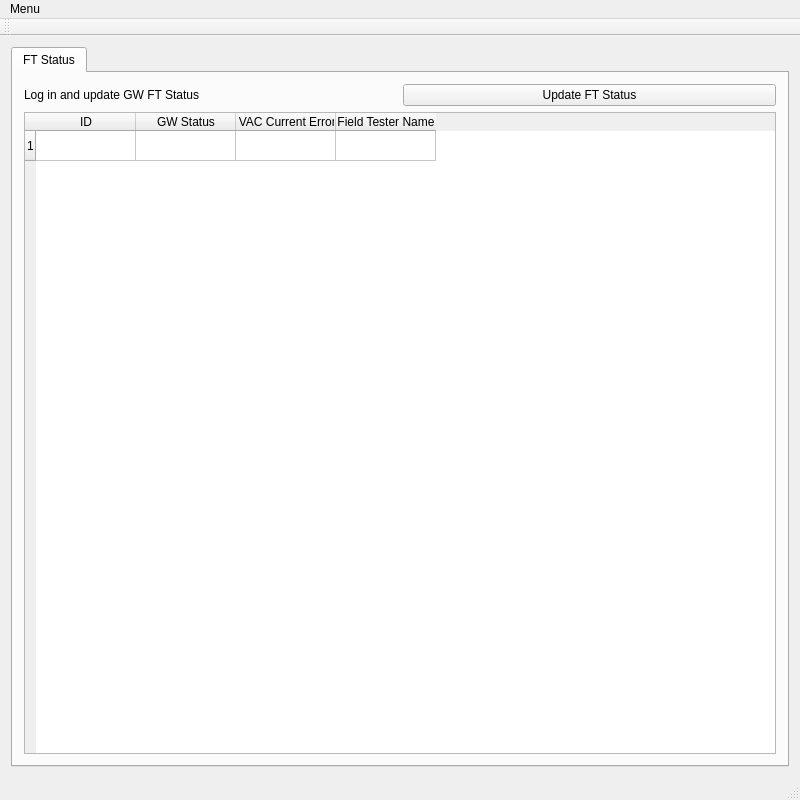
<?xml version="1.0" encoding="UTF-8"?>
<ui version="4.0">
 <class>MainWindow</class>
 <widget class="QMainWindow" name="MainWindow">
  <property name="geometry">
   <rect>
    <x>0</x>
    <y>0</y>
    <width>800</width>
    <height>800</height>
   </rect>
  </property>
  <property name="windowTitle">
   <string>MFH Field Test Monitor</string>
  </property>
  <widget class="QWidget" name="centralWidget">
   <layout class="QGridLayout" name="gridLayout">
    <item row="0" column="0">
     <widget class="QTabWidget" name="tabWidget">
      <property name="autoFillBackground">
       <bool>false</bool>
      </property>
      <property name="tabShape">
       <enum>QTabWidget::Rounded</enum>
      </property>
      <property name="currentIndex">
       <number>0</number>
      </property>
      <widget class="QWidget" name="tabFTStatus">
       <attribute name="title">
        <string>FT Status</string>
       </attribute>
       <layout class="QGridLayout" name="gridLayout_2">
        <item row="1" column="0" colspan="2">
         <widget class="QTableWidget" name="tableWidgetFTStatus">
          <property name="rowCount">
           <number>1</number>
          </property>
          <property name="columnCount">
           <number>4</number>
          </property>
          <row/>
          <column>
           <property name="text">
            <string>ID</string>
           </property>
          </column>
          <column>
           <property name="text">
            <string>GW Status</string>
           </property>
          </column>
          <column>
           <property name="text">
            <string>HVAC Current Errors</string>
           </property>
          </column>
          <column>
           <property name="text">
            <string>Field Tester Name</string>
           </property>
          </column>
         </widget>
        </item>
        <item row="0" column="0">
         <widget class="QLabel" name="labelConnectDescription">
          <property name="text">
           <string>Log in and update GW FT Status</string>
          </property>
         </widget>
        </item>
        <item row="0" column="1">
         <widget class="QPushButton" name="pushButtonUpdateFTStatus">
          <property name="text">
           <string>Update FT Status</string>
          </property>
         </widget>
        </item>
       </layout>
      </widget>
     </widget>
    </item>
   </layout>
  </widget>
  <widget class="QMenuBar" name="menuBar">
   <property name="geometry">
    <rect>
     <x>0</x>
     <y>0</y>
     <width>800</width>
     <height>21</height>
    </rect>
   </property>
   <widget class="QMenu" name="menustet">
    <property name="title">
     <string>Menu</string>
    </property>
    <addaction name="actionClose"/>
   </widget>
   <addaction name="menustet"/>
  </widget>
  <widget class="QToolBar" name="mainToolBar">
   <attribute name="toolBarArea">
    <enum>TopToolBarArea</enum>
   </attribute>
   <attribute name="toolBarBreak">
    <bool>false</bool>
   </attribute>
  </widget>
  <widget class="QStatusBar" name="statusBar"/>
  <action name="actionClose">
   <property name="text">
    <string>Close</string>
   </property>
  </action>
 </widget>
 <layoutdefault spacing="6" margin="11"/>
 <resources/>
 <connections/>
</ui>
